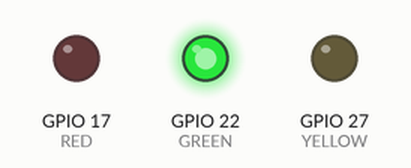
A program run on a simulated Raspberry Pi (BCM pin numbers). On the bench: output pins drawn as LEDs (lit = HIGH).

Above: at 1.5 s.
At 3.2 s:
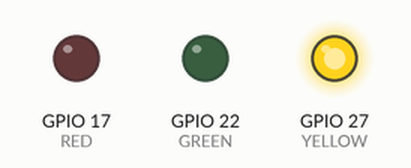
At 4.5 s:
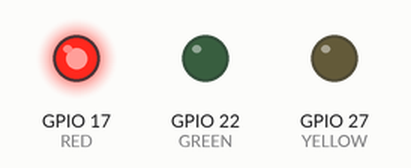
At 5.7 s:
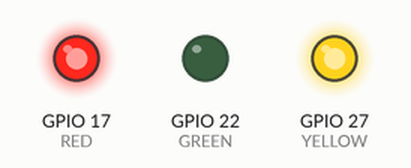
Timing chart, 0 to 7.8 s (numbered marks = the images above):
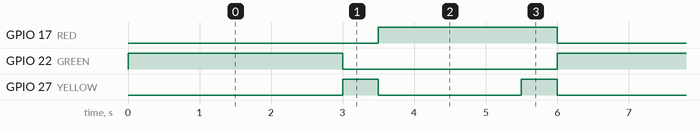

Measured:
- by itself, GPIO 17 (RED): alternates HIGH for 2.5 s and LOW for 3.5 s
- by itself, GPIO 22 (GREEN): alternates HIGH for 3.0 s and LOW for 3.0 s
- by itself, GPIO 27 (YELLOW): repeats every 6.0 s: LOW 2.0 s, HIGH 0.50 s, LOW 3.0 s, HIGH 0.50 s

The program:

Raspberry_Pi_-_Traffic_light_simulation.py
```python
# # PROJECT - TRAFFIC LIGHT SIMULATION

# ## Raspberry Pi


import RPi.GPIO as GPIO
import time


# Define GPIO pin numbers for LEDs
RED = 17
YELLOW = 27
GREEN = 22


# Setup GPIO mode and define pin configurations
GPIO.setmode(GPIO.BCM)
GPIO.setup(RED, GPIO.OUT)
GPIO.setup(YELLOW, GPIO.OUT)
GPIO.setup(GREEN, GPIO.OUT)


def traffic_light_sequence():
    # Green Phase
    GPIO.output(GREEN, GPIO.HIGH)
    time.sleep(3)

    GPIO.output(GREEN, GPIO.LOW)
    # Yellow Phase
    GPIO.output(YELLOW, GPIO.HIGH)
    time.sleep(0.5)

    GPIO.output(YELLOW, GPIO.LOW)
    # Red Phase
    GPIO.output(RED, GPIO.HIGH)
    time.sleep(2)

    # Yellow Overlap
    GPIO.output(YELLOW, GPIO.HIGH)
    time.sleep(0.5)
    GPIO.output(YELLOW, GPIO.LOW)
    GPIO.output(RED, GPIO.LOW)

try:
    while True:
        traffic_light_sequence()

except KeyboardInterrupt:
    # Cleanup GPIO settings on keyboard interrupt
    GPIO.cleanup()
```
